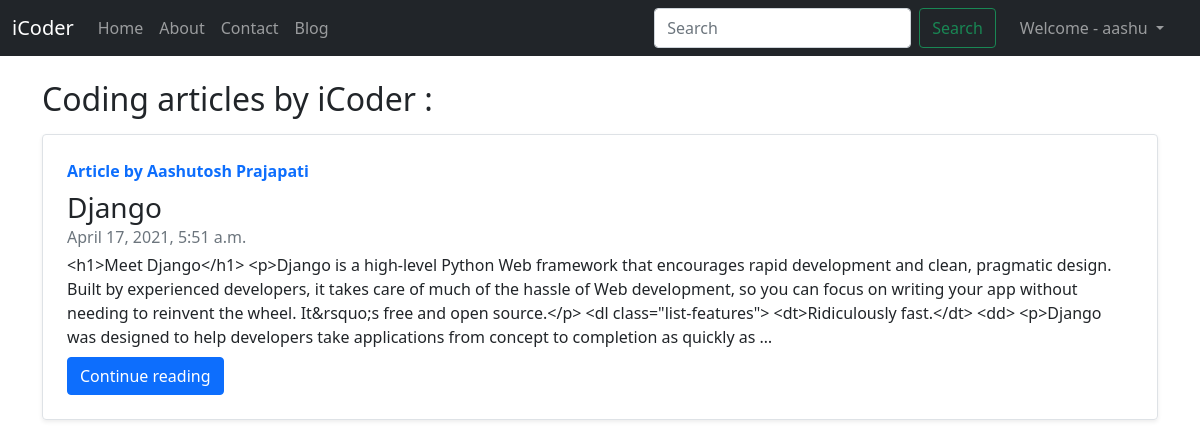
Page /blog/ (signed in) on the committed database.
### blog/models.py (models this page shows, shortened)
class Post(models.Model):
    postId = models.AutoField(primary_key=True,default=None, blank=True)
    title = models.CharField(max_length=255, default="")
    content = models.TextField()
    author = models.CharField(max_length=25, default="")
    timeStamp = models.DateTimeField(blank=True, default="")
    slug = models.CharField(max_length=130, default="")

### blog/views.py (the view)
# urls.py: path('', views.blogHome, name='blogHome'),
def blogHome(request):
    allPosts = Post.objects.all()
    context = {"allPosts":allPosts}
    return render(request, "blog/blogHome.html", context)

### templates/blog/blogHome.html (shortened to what this page needs)
{% extends 'base.html' %}
{% block body %}
<div class="container my-4">
<h2 class="mb-3">Coding articles by iCoder : </h2>
      {% for post in allPosts %}
      <div class="row g-0 border rounded overflow-hidden flex-md-row mb-4 shadow-sm h-md-250 position-relative">
        <div class="col p-4 d-flex flex-column position-static">
          <strong class="d-inline-block mb-2 text-primary">Article by {{post.author}}</strong>
          <h3 class="mb-0">{{post.title}}</h3>
          <div class="mb-1 text-muted">{{post.timeStamp}}</div>
          <div class="preview">
            <p class="card-text mb-auto">{{post.content|truncatechars:500}}</p>
          </div>
          <div class="mt-2">
            <a href="/blog/{{post.slug}}" role="button" class="btn btn-primary">Continue reading</a>
          </div>
        </div>
    </div>
      {% endfor %}
</div>
{% endblock body %}

### templates/base.html (shortened to what this page needs)
<!doctype html>
<html lang="en">
<head>
  <link href="https://cdn.jsdelivr.net/npm/bootstrap@5.0.0-beta3/dist/css/bootstrap.min.css" rel="stylesheet"
>
</head>
<body>
  <nav class="navbar navbar-expand-lg navbar-dark bg-dark">
    <div class="container-fluid">
      <a class="navbar-brand" href="/">iCoder</a>
      <div class="collapse navbar-collapse" id="navbarSupportedContent">
        <ul class="navbar-nav me-auto mb-2 mb-lg-0">
          <li class="nav-item">
            <a class="nav-link {% block homeActive %}{% endblock %}" aria-current="page" href="/">Home</a>
          </li>
          <li class="nav-item">
            <a class="nav-link {% block aboutActive %}{% endblock %}" href="/about">About</a>
          </li>
          <li class="nav-item">
            <a class="nav-link {% block contactActive %}{% endblock %}" href="/contact">Contact</a>
          </li>
          <li class="nav-item">
            <a class="nav-link {% block blogActive %}{% endblock %}" href="/blog">Blog</a>
          </li>
        </ul>
        <div class="ml-auto d-flex">
        <form class="d-flex" action="/search" method="get">
          <input class="form-control me-2" type="search" placeholder="Search" aria-label="Search" name="query">
          <button class="btn btn-outline-success" type="submit">Search</button>
        </form>
        {% if not user.is_authenticated %}
          <button type="button" class="btn btn-success ms-2" data-bs-toggle="modal" data-bs-target="#LogIn">
            Login
          </button>
          <button type="button" class="btn btn-success ms-2" data-bs-toggle="modal" data-bs-target="#SignUp">
            SignUp
          </button>
        {% else %}
          <div class="collapse navbar-collapse mx-3" id="navbarNavDarkDropdown">
            <ul class="navbar-nav ms-auto">
              <li class="nav-item dropdown">
                <a class="nav-link dropdown-toggle" href="#" id="navbarDarkDropdownMenuLink" role="button" data-bs-toggle="dropdown" aria-expanded="false">
                  Welcome - {{request.user}}
                </a>
              </li>
            </ul>
          </div>
        {% endif %}
        </div>
      </div>
    </div>
  </nav>
  {% block body %}
  {% endblock body %}
</body>
</html>

### rows in the picture
Post: author "Aashutosh Prajapati", title "Django", timeStamp "April 17, 2021, 5:51 a.m.", content "<h1>Meet Django</h1> <p>Django is a high-level Python Web framework that encourages rapid development and clean, pragmatic design. Built by experienced developers, it takes care of much of the hassle of Web development, so you can focus on writing your app without needing to reinvent the wheel. It&rsquo;s free and open source.</p> <dl class=\"list-features\"> <dt>Ridiculously fast.</dt> <dd> <p>Django was designed to help developers take applications from concept to completion as quickly as …"

### other values in the picture
{{ request.user }} "aashu"
